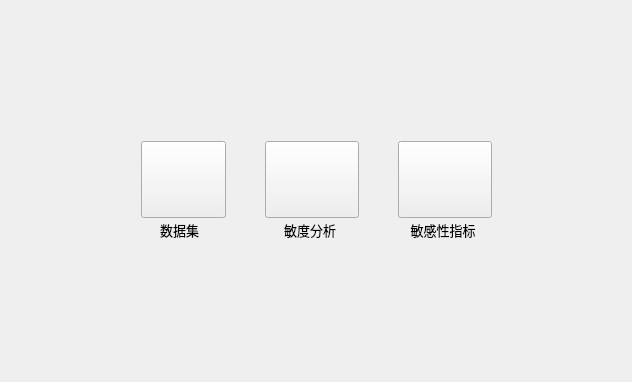
<?xml version="1.0" encoding="UTF-8"?>
<ui version="4.0">
 <class>Form</class>
 <widget class="QWidget" name="Form">
  <property name="geometry">
   <rect>
    <x>0</x>
    <y>0</y>
    <width>632</width>
    <height>382</height>
   </rect>
  </property>
  <property name="windowTitle">
   <string>Form</string>
  </property>
  <layout class="QGridLayout" name="gridLayout_2" rowstretch="1,0,1" columnstretch="1,0,1">
   <item row="0" column="1">
    <spacer name="verticalSpacer">
     <property name="orientation">
      <enum>Qt::Vertical</enum>
     </property>
     <property name="sizeHint" stdset="0">
      <size>
       <width>20</width>
       <height>81</height>
      </size>
     </property>
    </spacer>
   </item>
   <item row="1" column="0">
    <spacer name="horizontalSpacer">
     <property name="orientation">
      <enum>Qt::Horizontal</enum>
     </property>
     <property name="sizeHint" stdset="0">
      <size>
       <width>120</width>
       <height>20</height>
      </size>
     </property>
    </spacer>
   </item>
   <item row="1" column="1">
    <layout class="QGridLayout" name="gridLayout">
     <property name="spacing">
      <number>0</number>
     </property>
     <item row="0" column="0">
      <widget class="QPushButton" name="pushButton_7">
       <property name="minimumSize">
        <size>
         <width>85</width>
         <height>77</height>
        </size>
       </property>
       <property name="maximumSize">
        <size>
         <width>85</width>
         <height>77</height>
        </size>
       </property>
       <property name="styleSheet">
        <string notr="true"/>
       </property>
       <property name="text">
        <string/>
       </property>
       <property name="icon">
        <iconset resource="../../../icons.qrc">
         <normaloff>:/pic/icons/示意图_训练数据.png</normaloff>:/pic/icons/示意图_训练数据.png</iconset>
       </property>
       <property name="iconSize">
        <size>
         <width>94</width>
         <height>85</height>
        </size>
       </property>
      </widget>
     </item>
     <item row="0" column="1">
      <layout class="QVBoxLayout" name="verticalLayout_4">
       <item>
        <spacer name="verticalSpacer_2">
         <property name="orientation">
          <enum>Qt::Vertical</enum>
         </property>
         <property name="sizeHint" stdset="0">
          <size>
           <width>20</width>
           <height>17</height>
          </size>
         </property>
        </spacer>
       </item>
       <item>
        <widget class="QPushButton" name="pushButton_5">
         <property name="minimumSize">
          <size>
           <width>39</width>
           <height>10</height>
          </size>
         </property>
         <property name="maximumSize">
          <size>
           <width>39</width>
           <height>10</height>
          </size>
         </property>
         <property name="styleSheet">
          <string notr="true">background-color:transparent;
border:None;</string>
         </property>
         <property name="text">
          <string/>
         </property>
         <property name="icon">
          <iconset resource="../../../icons.qrc">
           <normaloff>:/pic/icons/示意图_大向右箭头.png</normaloff>:/pic/icons/示意图_大向右箭头.png</iconset>
         </property>
         <property name="iconSize">
          <size>
           <width>39</width>
           <height>10</height>
          </size>
         </property>
        </widget>
       </item>
       <item>
        <spacer name="verticalSpacer_3">
         <property name="orientation">
          <enum>Qt::Vertical</enum>
         </property>
         <property name="sizeHint" stdset="0">
          <size>
           <width>20</width>
           <height>17</height>
          </size>
         </property>
        </spacer>
       </item>
      </layout>
     </item>
     <item row="0" column="2">
      <widget class="QPushButton" name="pushButton_6">
       <property name="minimumSize">
        <size>
         <width>94</width>
         <height>77</height>
        </size>
       </property>
       <property name="maximumSize">
        <size>
         <width>94</width>
         <height>77</height>
        </size>
       </property>
       <property name="styleSheet">
        <string notr="true"/>
       </property>
       <property name="text">
        <string/>
       </property>
       <property name="icon">
        <iconset resource="../../../icons.qrc">
         <normaloff>:/pic/icons/示意图_敏度分析.png</normaloff>:/pic/icons/示意图_敏度分析.png</iconset>
       </property>
       <property name="iconSize">
        <size>
         <width>94</width>
         <height>85</height>
        </size>
       </property>
      </widget>
     </item>
     <item row="0" column="3">
      <layout class="QVBoxLayout" name="verticalLayout_5">
       <item>
        <spacer name="verticalSpacer_4">
         <property name="orientation">
          <enum>Qt::Vertical</enum>
         </property>
         <property name="sizeHint" stdset="0">
          <size>
           <width>20</width>
           <height>17</height>
          </size>
         </property>
        </spacer>
       </item>
       <item>
        <widget class="QPushButton" name="pushButton_10">
         <property name="minimumSize">
          <size>
           <width>39</width>
           <height>10</height>
          </size>
         </property>
         <property name="maximumSize">
          <size>
           <width>39</width>
           <height>10</height>
          </size>
         </property>
         <property name="styleSheet">
          <string notr="true">background-color:transparent;
border:None;</string>
         </property>
         <property name="text">
          <string/>
         </property>
         <property name="icon">
          <iconset resource="../../../icons.qrc">
           <normaloff>:/pic/icons/示意图_大向右箭头.png</normaloff>:/pic/icons/示意图_大向右箭头.png</iconset>
         </property>
         <property name="iconSize">
          <size>
           <width>39</width>
           <height>10</height>
          </size>
         </property>
        </widget>
       </item>
       <item>
        <spacer name="verticalSpacer_5">
         <property name="orientation">
          <enum>Qt::Vertical</enum>
         </property>
         <property name="sizeHint" stdset="0">
          <size>
           <width>20</width>
           <height>17</height>
          </size>
         </property>
        </spacer>
       </item>
      </layout>
     </item>
     <item row="0" column="4">
      <widget class="QPushButton" name="pushButton_9">
       <property name="minimumSize">
        <size>
         <width>94</width>
         <height>77</height>
        </size>
       </property>
       <property name="maximumSize">
        <size>
         <width>94</width>
         <height>77</height>
        </size>
       </property>
       <property name="styleSheet">
        <string notr="true"/>
       </property>
       <property name="text">
        <string/>
       </property>
       <property name="icon">
        <iconset resource="../../../icons.qrc">
         <normaloff>:/pic/icons/示意图_敏度指标.png</normaloff>:/pic/icons/示意图_敏度指标.png</iconset>
       </property>
       <property name="iconSize">
        <size>
         <width>94</width>
         <height>85</height>
        </size>
       </property>
      </widget>
     </item>
     <item row="1" column="0">
      <widget class="QLabel" name="label_9">
       <property name="minimumSize">
        <size>
         <width>77</width>
         <height>24</height>
        </size>
       </property>
       <property name="maximumSize">
        <size>
         <width>77</width>
         <height>24</height>
        </size>
       </property>
       <property name="font">
        <font>
         <family>Microsoft YaHei</family>
         <pointsize>10</pointsize>
        </font>
       </property>
       <property name="text">
        <string>数据集</string>
       </property>
       <property name="alignment">
        <set>Qt::AlignCenter</set>
       </property>
      </widget>
     </item>
     <item row="1" column="2">
      <widget class="QLabel" name="label_5">
       <property name="minimumSize">
        <size>
         <width>90</width>
         <height>24</height>
        </size>
       </property>
       <property name="maximumSize">
        <size>
         <width>90</width>
         <height>24</height>
        </size>
       </property>
       <property name="font">
        <font>
         <family>Microsoft YaHei</family>
         <pointsize>10</pointsize>
        </font>
       </property>
       <property name="text">
        <string>敏度分析</string>
       </property>
       <property name="alignment">
        <set>Qt::AlignCenter</set>
       </property>
      </widget>
     </item>
     <item row="1" column="4">
      <widget class="QLabel" name="label_6">
       <property name="minimumSize">
        <size>
         <width>90</width>
         <height>24</height>
        </size>
       </property>
       <property name="maximumSize">
        <size>
         <width>90</width>
         <height>24</height>
        </size>
       </property>
       <property name="font">
        <font>
         <family>Microsoft YaHei</family>
         <pointsize>10</pointsize>
        </font>
       </property>
       <property name="text">
        <string>敏感性指标</string>
       </property>
       <property name="alignment">
        <set>Qt::AlignCenter</set>
       </property>
      </widget>
     </item>
    </layout>
   </item>
   <item row="1" column="2">
    <spacer name="horizontalSpacer_2">
     <property name="orientation">
      <enum>Qt::Horizontal</enum>
     </property>
     <property name="sizeHint" stdset="0">
      <size>
       <width>119</width>
       <height>20</height>
      </size>
     </property>
    </spacer>
   </item>
   <item row="2" column="1">
    <spacer name="verticalSpacer_6">
     <property name="orientation">
      <enum>Qt::Vertical</enum>
     </property>
     <property name="sizeHint" stdset="0">
      <size>
       <width>20</width>
       <height>80</height>
      </size>
     </property>
    </spacer>
   </item>
  </layout>
 </widget>
 <resources>
  <include location="../../../icons.qrc"/>
 </resources>
 <connections/>
</ui>
